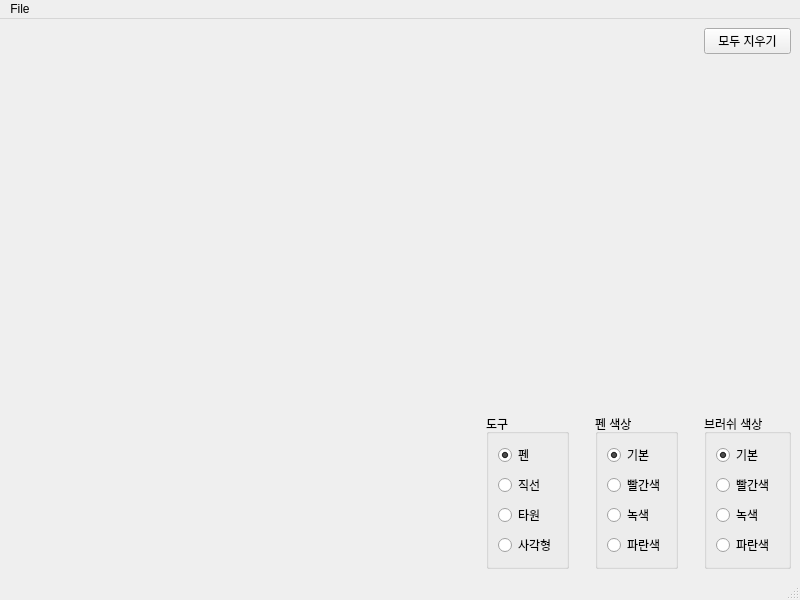
<?xml version="1.0" encoding="UTF-8"?>
<ui version="4.0">
 <class>MainWindow</class>
 <widget class="QMainWindow" name="MainWindow">
  <property name="geometry">
   <rect>
    <x>0</x>
    <y>0</y>
    <width>800</width>
    <height>600</height>
   </rect>
  </property>
  <property name="windowTitle">
   <string>MainWindow</string>
  </property>
  <widget class="QWidget" name="centralwidget">
   <layout class="QGridLayout" name="gridLayout_2">
    <item row="2" column="3">
     <widget class="QGroupBox" name="groupBox_2">
      <property name="title">
       <string>펜 색상</string>
      </property>
      <layout class="QVBoxLayout" name="verticalLayout_3">
       <item>
        <layout class="QVBoxLayout" name="verticalLayout_8">
         <item>
          <widget class="QRadioButton" name="btnPenDefColor">
           <property name="text">
            <string>기본</string>
           </property>
           <property name="checked">
            <bool>true</bool>
           </property>
          </widget>
         </item>
         <item>
          <widget class="QRadioButton" name="btnPenRedColor">
           <property name="text">
            <string>빨간색</string>
           </property>
          </widget>
         </item>
         <item>
          <widget class="QRadioButton" name="btnPenGreenColor">
           <property name="text">
            <string>녹색</string>
           </property>
          </widget>
         </item>
         <item>
          <widget class="QRadioButton" name="btnPenBlueColor">
           <property name="text">
            <string>파란색</string>
           </property>
          </widget>
         </item>
        </layout>
       </item>
      </layout>
     </widget>
    </item>
    <item row="2" column="2">
     <spacer name="horizontalSpacer_2">
      <property name="orientation">
       <enum>Qt::Horizontal</enum>
      </property>
      <property name="sizeType">
       <enum>QSizePolicy::Fixed</enum>
      </property>
      <property name="sizeHint" stdset="0">
       <size>
        <width>20</width>
        <height>20</height>
       </size>
      </property>
     </spacer>
    </item>
    <item row="0" column="5">
     <widget class="QPushButton" name="btnClearAllShapes">
      <property name="text">
       <string>모두 지우기</string>
      </property>
     </widget>
    </item>
    <item row="2" column="1">
     <widget class="QGroupBox" name="groupBox">
      <property name="title">
       <string>도구</string>
      </property>
      <layout class="QVBoxLayout" name="verticalLayout_2">
       <item>
        <layout class="QVBoxLayout" name="verticalLayout_11">
         <item>
          <widget class="QRadioButton" name="btnPen">
           <property name="text">
            <string>펜</string>
           </property>
           <property name="checkable">
            <bool>true</bool>
           </property>
           <property name="checked">
            <bool>true</bool>
           </property>
          </widget>
         </item>
         <item>
          <widget class="QRadioButton" name="btnLine">
           <property name="text">
            <string>직선</string>
           </property>
          </widget>
         </item>
         <item>
          <widget class="QRadioButton" name="btnEllipse">
           <property name="text">
            <string>타원</string>
           </property>
          </widget>
         </item>
         <item>
          <widget class="QRadioButton" name="btnRectangle">
           <property name="text">
            <string>사각형</string>
           </property>
          </widget>
         </item>
        </layout>
       </item>
      </layout>
     </widget>
    </item>
    <item row="1" column="5">
     <spacer name="verticalSpacer">
      <property name="orientation">
       <enum>Qt::Vertical</enum>
      </property>
      <property name="sizeHint" stdset="0">
       <size>
        <width>20</width>
        <height>40</height>
       </size>
      </property>
     </spacer>
    </item>
    <item row="2" column="4">
     <spacer name="horizontalSpacer_3">
      <property name="orientation">
       <enum>Qt::Horizontal</enum>
      </property>
      <property name="sizeType">
       <enum>QSizePolicy::Fixed</enum>
      </property>
      <property name="sizeHint" stdset="0">
       <size>
        <width>20</width>
        <height>20</height>
       </size>
      </property>
     </spacer>
    </item>
    <item row="2" column="5">
     <widget class="QGroupBox" name="groupBox_3">
      <property name="title">
       <string>브러쉬 색상</string>
      </property>
      <layout class="QVBoxLayout" name="verticalLayout_4">
       <item>
        <layout class="QVBoxLayout" name="verticalLayout">
         <item>
          <widget class="QRadioButton" name="btnBrushDefColor">
           <property name="text">
            <string>기본</string>
           </property>
           <property name="checked">
            <bool>true</bool>
           </property>
          </widget>
         </item>
         <item>
          <widget class="QRadioButton" name="btnBrushRedColor">
           <property name="text">
            <string>빨간색</string>
           </property>
          </widget>
         </item>
         <item>
          <widget class="QRadioButton" name="btnBrushGreenColor">
           <property name="text">
            <string>녹색</string>
           </property>
          </widget>
         </item>
         <item>
          <widget class="QRadioButton" name="btnBrushBlueColor">
           <property name="text">
            <string>파란색</string>
           </property>
          </widget>
         </item>
        </layout>
       </item>
      </layout>
     </widget>
    </item>
    <item row="2" column="0">
     <spacer name="horizontalSpacer">
      <property name="orientation">
       <enum>Qt::Horizontal</enum>
      </property>
      <property name="sizeHint" stdset="0">
       <size>
        <width>40</width>
        <height>20</height>
       </size>
      </property>
     </spacer>
    </item>
   </layout>
  </widget>
  <widget class="QMenuBar" name="menubar">
   <property name="geometry">
    <rect>
     <x>0</x>
     <y>0</y>
     <width>800</width>
     <height>26</height>
    </rect>
   </property>
   <widget class="QMenu" name="menuFile">
    <property name="title">
     <string>File</string>
    </property>
    <addaction name="actionAbout"/>
   </widget>
   <addaction name="menuFile"/>
  </widget>
  <widget class="QStatusBar" name="statusbar"/>
  <action name="actionAbout">
   <property name="text">
    <string>About</string>
   </property>
  </action>
 </widget>
 <resources/>
 <connections/>
</ui>
